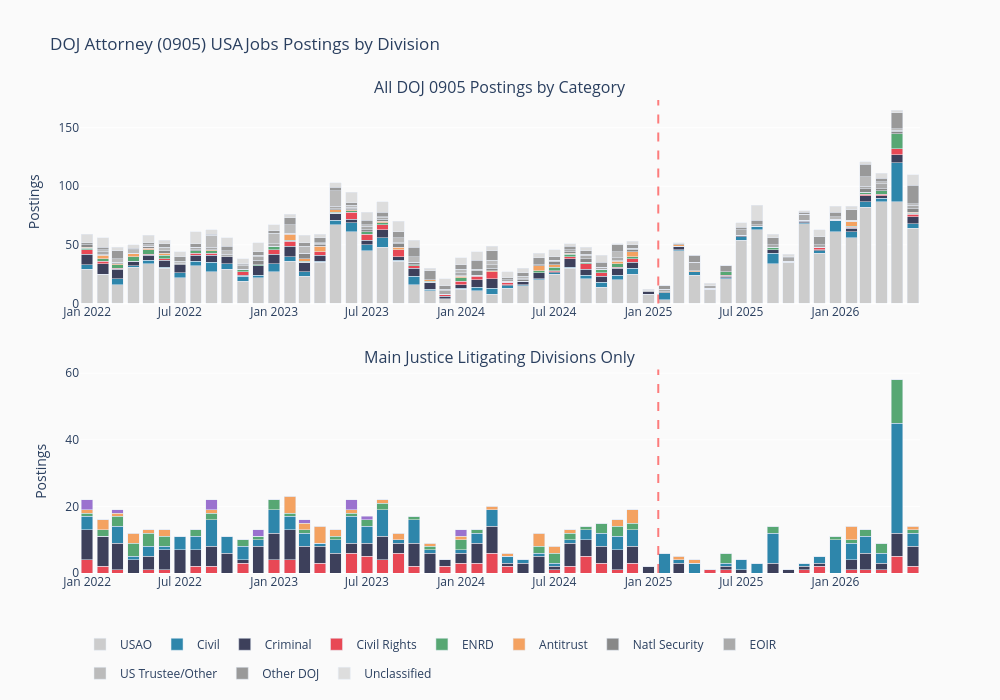

The code cell stored with this chart in its notebook:
### Markdown cell above
## Part 7: USAJobs Postings by Division

Who is DOJ actually trying to hire? We classify each posting using `hiringSubelementName` (populated for ~75-80% of records) plus announcement-number and title fallbacks for the rest. USAO covers all U.S. Attorney district offices; named Main Justice divisions are identified directly.

Coverage note: ~20% of records remain unclassified — these are mostly generic USAO postings that did not populate the subelement field, not missing Main Justice data.

### Code cell
years_post = list(range(2022, 2027))
hist_post_urls = ', '.join(f"'{R2}/data/historical_jobs_{y}.parquet'" for y in years_post)
curr_post_urls = ', '.join(f"'{R2}/data/current_jobs_{y}.parquet'" for y in [2024, 2025, 2026])

post_div_df = conn.execute(f"""
WITH combined AS (
    SELECT usajobsControlNumber, positionOpenDate,
           hiringSubelementName, positionTitle, announcementNumber,
           CASE WHEN lower(hiringAgencyName) != lower(hiringDepartmentName) THEN 0 ELSE 1 END AS _dept_fallback,
           0 AS _src
    FROM read_parquet([{hist_post_urls}])
    WHERE hiringDepartmentName = 'Department of Justice' AND JobCategories LIKE '%0905%'
    UNION ALL
    SELECT usajobsControlNumber, positionOpenDate,
           hiringSubelementName, positionTitle, announcementNumber,
           CASE WHEN lower(hiringAgencyName) != lower(hiringDepartmentName) THEN 0 ELSE 1 END AS _dept_fallback,
           1 AS _src
    FROM read_parquet([{curr_post_urls}], union_by_name=true)
    WHERE hiringDepartmentName = 'Department of Justice' AND JobCategories LIKE '%0905%'
),
deduped AS (
    SELECT * FROM combined
    QUALIFY ROW_NUMBER() OVER (PARTITION BY usajobsControlNumber ORDER BY _dept_fallback, _src) = 1
),
classified AS (
    SELECT LEFT(positionOpenDate,7) AS month,
        CASE
            WHEN hiringSubelementName ILIKE '%Civil Rights%'        THEN 'Civil Rights'
            WHEN hiringSubelementName ILIKE '%Criminal Division%'   THEN 'Criminal'
            WHEN hiringSubelementName ILIKE '%Civil Division%'      THEN 'Civil'
            WHEN hiringSubelementName ILIKE '%Antitrust%'           THEN 'Antitrust'
            WHEN hiringSubelementName ILIKE '%Environment%'
              OR hiringSubelementName ILIKE '%Natural Resources%'   THEN 'ENRD'
            WHEN hiringSubelementName ILIKE '%Tax Division%'        THEN 'Tax'
            WHEN hiringSubelementName ILIKE '%National Security%'
              OR announcementNumber    ILIKE 'NSD-%'                THEN 'Natl Security'
            WHEN hiringSubelementName ILIKE '%Attorney%Office%'
              OR hiringSubelementName ILIKE '%District of%'
              OR hiringSubelementName ILIKE '%United States Attorney%'
              OR positionTitle        ILIKE '%Assistant United States Attorney%'
              OR announcementNumber    ILIKE '%-AUSA%'
              OR announcementNumber    ILIKE '%AUSA-%'              THEN 'USAO'
            WHEN announcementNumber    ILIKE 'USTP-%'               THEN 'US Trustee/Other'
            WHEN hiringSubelementName ILIKE '%Immigration%'
              OR positionTitle        ILIKE '%Immigration Judge%'   THEN 'EOIR'
            WHEN hiringSubelementName IS NOT NULL                    THEN 'Other DOJ'
            ELSE 'Unclassified'
        END AS division
    FROM deduped
    WHERE LEFT(positionOpenDate,7) >= '2022-01'
)
SELECT month, division, COUNT(*) AS postings
FROM classified GROUP BY 1,2 ORDER BY 1,2
""").df()

post_div_df['date'] = pd.to_datetime(post_div_df['month'] + '-01')

MJ_DIVS = ['Civil Rights', 'Criminal', 'Civil', 'ENRD', 'Antitrust', 'Tax']
mj_df = post_div_df[post_div_df['division'].isin(MJ_DIVS)].copy()
mj_pivot = mj_df.pivot_table(index='date', columns='division', values='postings', aggfunc='sum').fillna(0)

ALL_CATS = ['USAO', 'Civil', 'Criminal', 'Civil Rights', 'ENRD', 'Antitrust', 'Natl Security', 'EOIR', 'US Trustee/Other', 'Other DOJ', 'Unclassified']
all_pivot = post_div_df.pivot_table(index='date', columns='division', values='postings', aggfunc='sum').fillna(0)
for c in ALL_CATS:
    if c not in all_pivot.columns: all_pivot[c] = 0

DIV_COLORS = {
    'Civil Rights': '#E84855',
    'Criminal':     '#3D405B',
    'Civil':        '#2E86AB',
    'ENRD':         '#57A773',
    'Antitrust':    '#F4A261',
    'Tax':          '#9B72CF',
    'Natl Security':'#888888',
    'USAO':         '#CCCCCC',
    'EOIR':         '#AAAAAA',
    'US Trustee/Other': '#BBBBBB',
    'Other DOJ':    '#999999',
    'Unclassified': '#DDDDDD',
}

fig = make_subplots(
    rows=2, cols=1,
    subplot_titles=('All DOJ 0905 Postings by Category', 'Main Justice Litigating Divisions Only'),
    vertical_spacing=0.14
)

for cat in ALL_CATS:
    if cat in all_pivot.columns:
        fig.add_trace(go.Bar(
            x=all_pivot.index, y=all_pivot[cat],
            name=cat, marker_color=DIV_COLORS.get(cat, '#CCCCCC'),
            legendgroup=cat
        ), row=1, col=1)

for div in MJ_DIVS:
    if div in mj_pivot.columns:
        fig.add_trace(go.Bar(
            x=mj_pivot.index, y=mj_pivot[div],
            name=div, marker_color=DIV_COLORS.get(div, '#888888'),
            legendgroup=div, showlegend=False
        ), row=2, col=1)

for row in [1, 2]:
    fig.add_vline(x='2025-01-20', line_dash='dash', line_color='red', opacity=0.5, row=row, col=1)

fig.update_layout(
    barmode='stack',
    height=700, width=1000,
    title_text='DOJ Attorney (0905) USAJobs Postings by Division',
    plot_bgcolor=BG, paper_bgcolor=BG,
    legend=dict(orientation='h', y=-0.12)
)
fig.update_yaxes(title_text='Postings', row=1, col=1)
fig.update_yaxes(title_text='Postings', row=2, col=1)
fig.write_image('doj_postings_by_division.png', scale=2)
fig.show()
print('Main Justice division totals (2026 YTD):')
ytd = post_div_df[post_div_df['month'] >= '2026-01']
print(ytd[ytd['division'].isin(MJ_DIVS)].groupby('division')['postings'].sum().sort_values(ascending=False))
print()
print('For comparison, 2024 full year:')
y2024 = post_div_df[post_div_df['month'].str.startswith('2024')]
print(y2024[y2024['division'].isin(MJ_DIVS)].groupby('division')['postings'].sum().sort_values(ascending=False))
